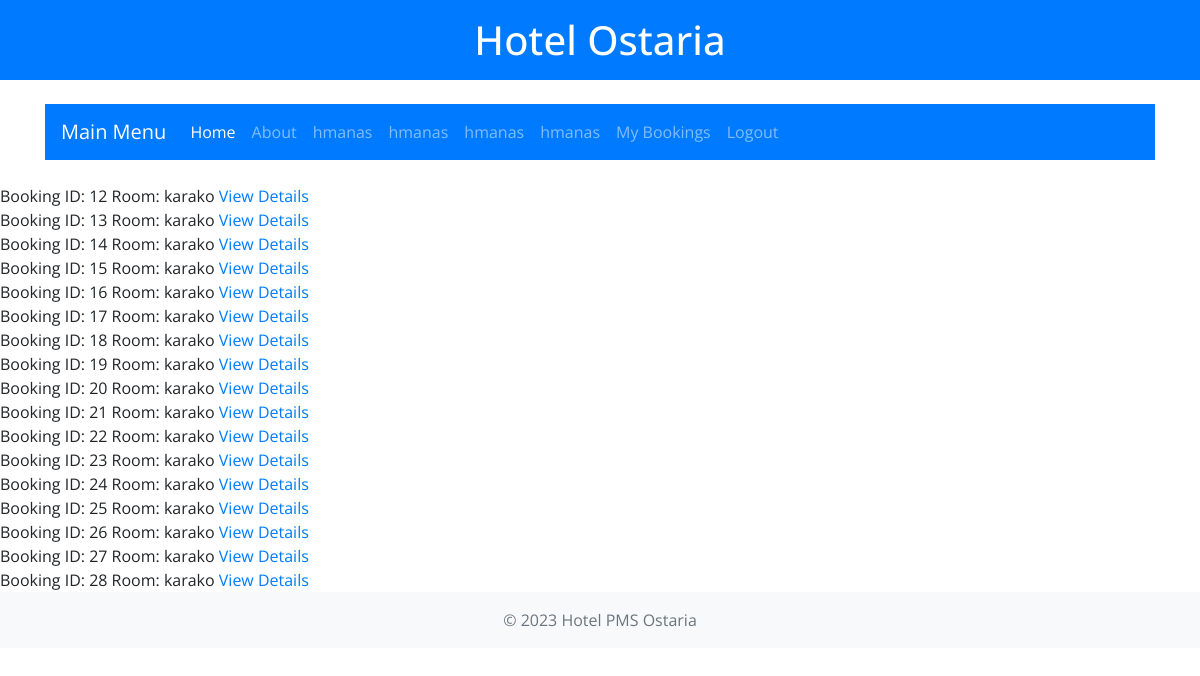
The app's page /mybookings/ (signed in), older data.
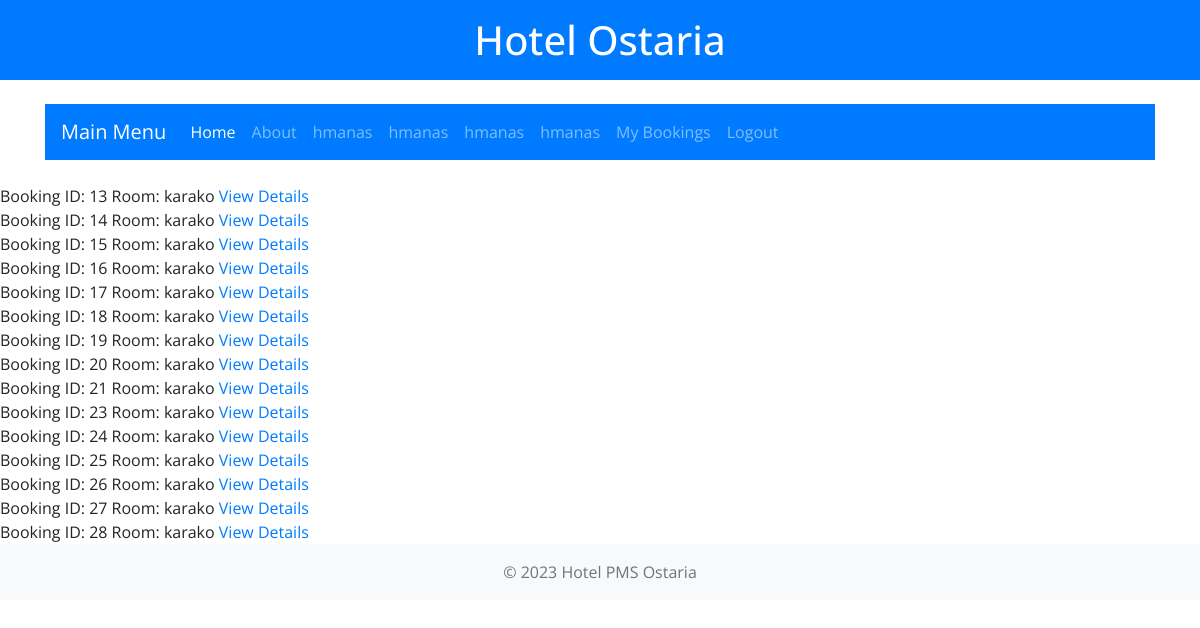
The same page, newer data.
### hotel_pms/models.py (models this page shows, shortened)
class Booking(models.Model):
    customer = models.ForeignKey(User, on_delete=models.CASCADE)
    room = models.ForeignKey(Room, on_delete=models.CASCADE)
    start_date = models.DateField()
    end_date = models.DateField()
    accompanies = models.PositiveIntegerField(default=0, help_text="Number of people accompanying the customer.")
    charges = models.ManyToManyField(ExtraCharge, through='BookingCharge')

class Room(models.Model):
    ROOM_TYPES = (
        ('s', 'Single'),
        ('d', 'Double'),
        ('su', 'Suite'),
    )
    STATUS_CHOICES = [
        ('available', 'Available'),
        ('cleaning', 'Needs Cleaning'),
        ('maintenance', 'Needs Maintenance'),
    ]
    name = models.CharField(max_length=255,  default='basic')  # New field for room name
    status = models.CharField(max_length=12, choices=STATUS_CHOICES, default='available')
    room_type = models.CharField(max_length=2, choices=ROOM_TYPES)
    rate = models.DecimalField(max_digits=7, decimal_places=2,default=100.00)

### hotel_pms/views.py (the view)
# urls.py: path('mybookings/', views.view_bookings, name='view_bookings'),
@login_required
def view_bookings(request):
    bookings = Booking.objects.filter(customer=request.user)
    return render(request, 'hotel_pms/view_bookings.html', {'bookings': bookings})

### hotel_pms/templatetags/user_tags.py (called while the page is built)
@register.filter(name='has_group')
def has_group(user, group_name):
    return Group.objects.get(name=group_name) in user.groups.all()

### hotel_pms/templates/hotel_pms/view_bookings.html
{% extends "hotel_pms/index.html" %}
{% block content %}
{% for booking in bookings %}
    <div>
        Booking ID: {{ booking.id }}
        Room: {{ booking.room.name }}
        <a href="{% url 'booking_details' booking.id %}">View Details</a>
    </div>
{% endfor %}
{% endblock %}

Row changes from the older to the newer data that the page shows:
removed Booking: id "12", room.name "karako"
removed Booking: id "22", room.name "karako"
